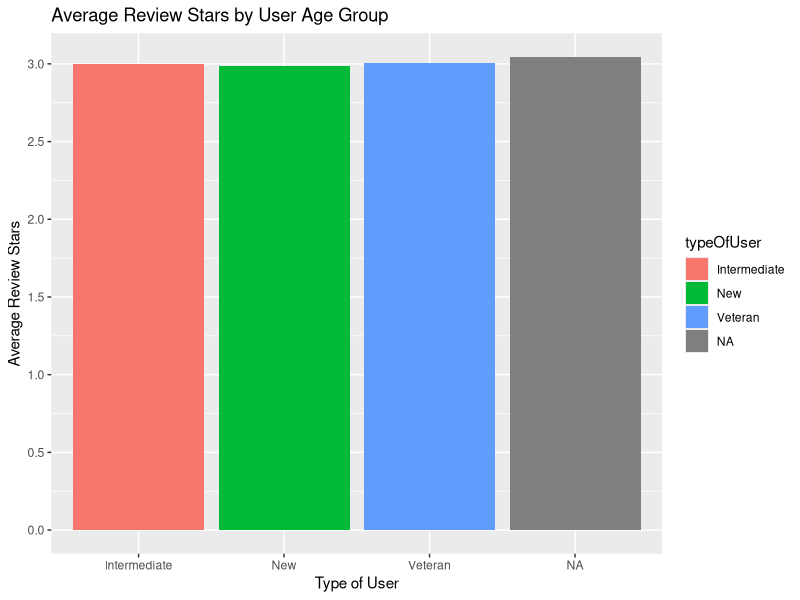

Write R code to recreate this figure.
library(dplyr)
library(ggplot2)
library(kableExtra)
getwd()
setwd("/Users/zoyaadnan/Documents/analytics/assignment-zoyaa19")
getwd()
##working directory set

##TASK 1
##read data
users<-read.csv("users.csv")
##check/look at data
head(users)
##Take members_since column and turn into dates
users$member_since<-as.Date(users$member_since)
#check/look at data
head(users$member_since)

##create type of user column 
users<-users%>%
  mutate(typeOfUser=ifelse(member_since<as.Date("2017-01-01"), "Veteran",
       ##Check if user joined before 2017 is true                  
                    ifelse(member_since<as.Date("2023-01-01"), 
                           "Intermediate", "New")
       ##Otherwise, check if user joined before 2023 is true
                    ))   
##check if column has been added
head(users)

##make a summary table
summaryTable<-users%>% group_by(typeOfUser)%>%
  summarise(
    userCount=n(),##count number of users
    avgRevStars=mean(average_stars, na.rm=TRUE),##calculate mean of average_stars
    avgRev=mean(review_count, na.rm=TRUE) ##calculate mean of review_count
            )
##check summary table
head(summaryTable)        
##create a summary table of data using kable
summaryTable%>% kable()

##create visualization of data
ggplot(summaryTable)+
  ##create column graph visualization
  geom_col(aes(x=typeOfUser, y=avgRevStars, fill=typeOfUser)) +
  labs(title="Average Review Stars by User Age Group", x="Type of User", 
       y="Average Review Stars")+
  ##y-axis should go up by 0.5
  scale_y_continuous(breaks = seq(0,5, by=0.5))
